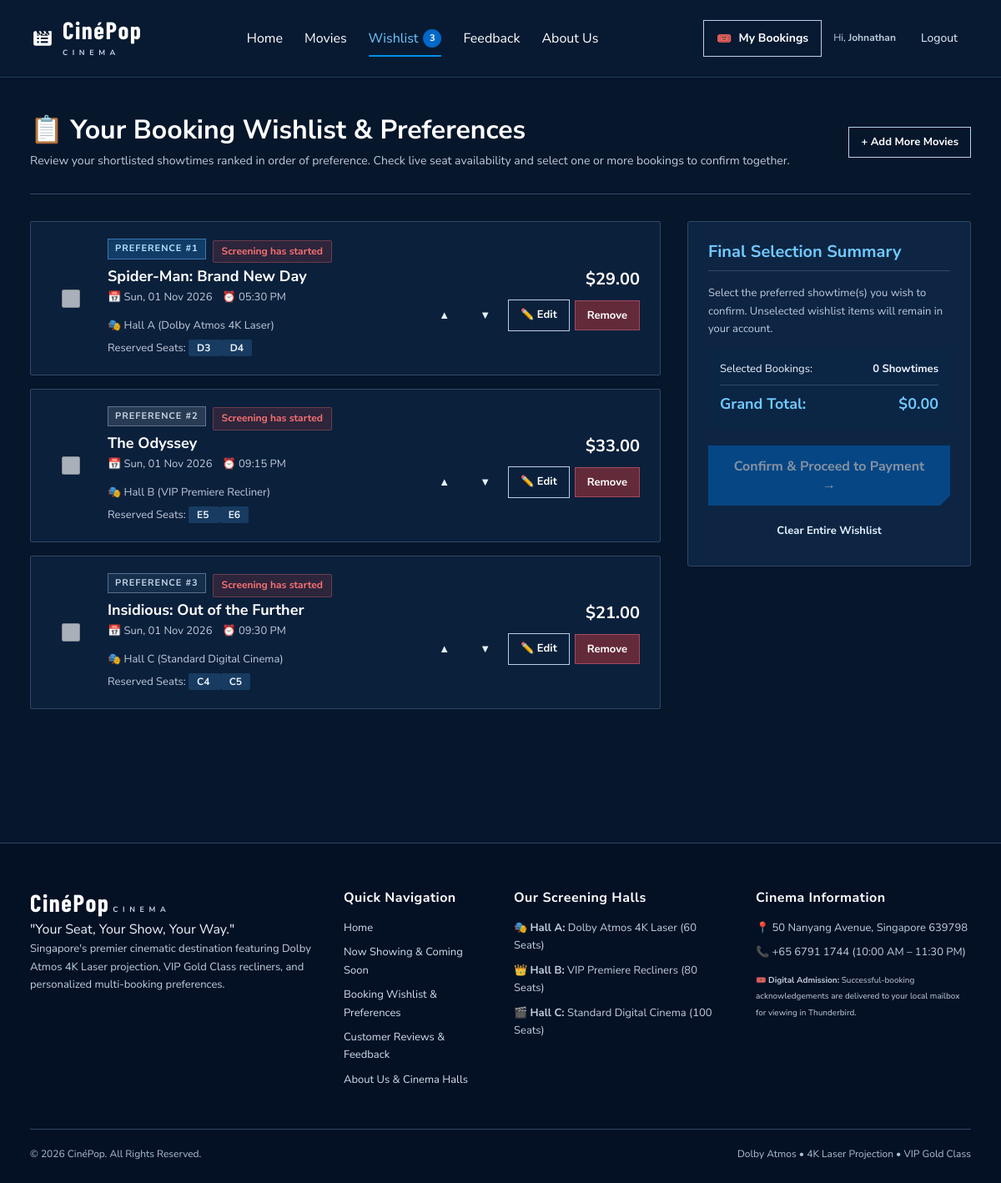
Page /wishlist.php (signed in) on the committed database.
### tables this page shows
CREATE TABLE `screenings` (
  `screening_id` INT AUTO_INCREMENT PRIMARY KEY,
  `movie_id` INT NOT NULL,
  `hall_id` INT NOT NULL,
  `screening_date` DATE NOT NULL,
  `screening_time` TIME NOT NULL,
  CONSTRAINT `fk_screenings_movie` FOREIGN KEY (`movie_id`) REFERENCES `movies` (`movie_id`) ON DELETE CASCADE,
  CONSTRAINT `fk_screenings_hall` FOREIGN KEY (`hall_id`) REFERENCES `halls` (`hall_id`) ON DELETE CASCADE
);

CREATE TABLE `booking_wishlist` (
  `wishlist_id` INT AUTO_INCREMENT PRIMARY KEY,
  `user_id` INT NOT NULL,
  `screening_id` INT NOT NULL,
  `selected_seats` VARCHAR(255) NOT NULL,  
  `preference_rank` INT NOT NULL DEFAULT 1,  
  `estimated_total` DECIMAL(8,2) NOT NULL,
  `added_at` DATETIME DEFAULT CURRENT_TIMESTAMP,
  CONSTRAINT `fk_wishlist_user` FOREIGN KEY (`user_id`) REFERENCES `users` (`user_id`) ON DELETE CASCADE,
  CONSTRAINT `fk_wishlist_screening` FOREIGN KEY (`screening_id`) REFERENCES `screenings` (`screening_id`) ON DELETE CASCADE
);

CREATE TABLE `movies` (
  `movie_id` INT AUTO_INCREMENT PRIMARY KEY,
  `title` VARCHAR(150) NOT NULL,
  `synopsis` TEXT NOT NULL,
  `genre` VARCHAR(100) NOT NULL,
  `duration_minutes` INT NOT NULL,
  `rating` VARCHAR(10) NOT NULL,  
  `director` VARCHAR(100) NOT NULL,
  `cast` VARCHAR(255) NOT NULL,
  `poster_image` VARCHAR(255) NOT NULL,
  `backdrop_image` VARCHAR(255) DEFAULT '',
  `trailer_url` VARCHAR(255) DEFAULT '',
  `status` ENUM('now_showing', 'coming_soon') DEFAULT 'now_showing',
  `release_date` DATE NOT NULL,
  `created_at` DATETIME DEFAULT CURRENT_TIMESTAMP
);

CREATE TABLE `halls` (
  `hall_id` INT AUTO_INCREMENT PRIMARY KEY,
  `hall_name` VARCHAR(50) NOT NULL,
  `experience_type` VARCHAR(50) NOT NULL DEFAULT 'Dolby Atmos',
  `total_rows` INT NOT NULL,
  `seats_per_row` INT NOT NULL,
  `premium_row_start` INT NOT NULL,  
  `standard_price` DECIMAL(6,2) NOT NULL DEFAULT 10.50,
  `premium_price` DECIMAL(6,2) NOT NULL DEFAULT 14.50
);

### includes/auth.php (called while the page is built, shortened)
<?php
function getCurrentUserId() {
    return $_SESSION['user_id'] ?? null;
}
?>

### wishlist.php (the view, shortened to what this page needs)
<?php
require_once __DIR__ . '/includes/db_connect.php';
require_once __DIR__ . '/includes/auth.php';
$userId = getCurrentUserId();
$wSql = "
    SELECT w.wishlist_id, w.selected_seats, w.preference_rank, w.estimated_total, w.added_at,
           s.screening_id, s.screening_date, s.screening_time,
           m.movie_id, m.title AS movie_title, m.rating, m.poster_image,
           h.hall_name, h.experience_type
    FROM booking_wishlist w
    JOIN screenings s ON w.screening_id = s.screening_id
    JOIN movies m ON s.movie_id = m.movie_id
    JOIN halls h ON s.hall_id = h.hall_id
    WHERE w.user_id = ?
    ORDER BY w.preference_rank ASC, w.added_at DESC
";
$wStmt = $conn->prepare($wSql);
$wStmt->bind_param("i", $userId);
$wStmt->execute();
$wishlistItems = $wStmt->get_result();
require_once __DIR__ . '/includes/header.php';
?>
<div class="wishlist-hero">
    <div style="display: flex; justify-content: space-between; align-items: center; flex-wrap: wrap; gap: 16px;">
        <div>
            <h1 style="font-size: 32px; margin-bottom: 6px; color: var(--color-primary-light);">
                📋 Your Booking Wishlist & Preferences
            </h1>
            <p style="color: var(--color-text-muted); font-size: 14px; margin: 0;">
                Review your shortlisted showtimes ranked in order of preference. Check live seat availability and select one or more bookings to confirm together.
            </p>
        </div>
        <a href="movies.php" class="btn btn--outline btn--sm">
            + Add More Movies
        </a>
    </div>
</div>
<?php if ($wishlistItems->num_rows > 0): ?>
    <form method="POST" action="confirmation.php?mode=wishlist" id="wishlistConfirmForm"><?= csrfField() ?>
        <div class="booking-layout">
            <div class="wishlist-cards-list">
                <?php
                $itemIndex = 0;
                while ($item = $wishlistItems->fetch_assoc()):
                    $itemIndex++;
                    $wishlistId = (int)$item['wishlist_id'];
                    $screeningId = (int)$item['screening_id'];
                    $seatsArr = explode(',', $item['selected_seats']);
                    $takenSeats = [];
                    $hasStarted = strtotime($item['screening_date'].' '.$item['screening_time']) <= time();
                    $isFullyAvailable = !$hasStarted && (count($takenSeats) === 0);
                    $isPartiallyAvailable = (count($takenSeats) > 0 && count($takenSeats) < count($seatsArr));
                    $rankClass = ($item['preference_rank'] == 1) ? 'rank-1' : (($item['preference_rank'] == 2) ? 'rank-2' : 'rank-3');
                ?>
                    <div class="wishlist-card <?php echo $isFullyAvailable ? 'is-selected' : ''; ?>" id="card_<?php echo $wishlistId; ?>">
                        <div class="wishlist-checkbox-wrap">
                            <input type="checkbox"
                                   name="selected_wishlist_ids[]"
                                   value="<?php echo $wishlistId; ?>"
                                   class="wishlist-checkbox"
                                   data-price="<?php echo (float)$item['estimated_total']; ?>"
                                   data-available="<?php echo $isFullyAvailable ? '1' : '0'; ?>"
                                   <?php echo ($isFullyAvailable && $itemIndex === 1) ? 'checked' : ($isFullyAvailable ? 'checked' : 'disabled'); ?>>
                        </div>
                        <div>
                            <div style="display: flex; align-items: center; gap: 8px; margin-bottom: 4px;">
                                <span class="wishlist-rank-badge <?php echo $rankClass; ?>">
                                    Preference #<?php echo (int)$item['preference_rank']; ?>
                                </span>
                                <?php if ($isFullyAvailable): ?>
                                    <span class="status-badge status-badge--success">🟢 100% Available</span>
                                <?php elseif ($isPartiallyAvailable): ?>
                                    <span class="status-badge status-badge--warning">🟡 Partially Available (<?php echo implode(', ', $takenSeats); ?> booked)</span>
                                <?php else: ?>
                                    <span class="status-badge status-badge--danger"><?= $hasStarted ? 'Screening has started' : 'Unavailable (Seats taken)' ?></span>
                                <?php endif; ?>
                            </div>
                            <h3 class="wishlist-movie-title">
                                <?php echo htmlspecialchars($item['movie_title']); ?>
                            </h3>
                            <div class="wishlist-meta">
                                <span>📅 <?php echo date('D, d M Y', strtotime($item['screening_date'])); ?></span>
                                <span>⏰ <?php echo date('h:i A', strtotime($item['screening_time'])); ?></span>
                                <span>🎭 <?php echo htmlspecialchars($item['hall_name']); ?> (<?php echo htmlspecialchars($item['experience_type']); ?>)</span>
                            </div>
                            <div style="font-size: 13px; color: var(--color-text-muted);">
                                <span>Reserved Seats: </span>
                                <?php foreach ($seatsArr as $s): ?>
                                    <span class="pill-tag" style="background:#173b61; color:var(--color-primary-light); font-weight:bold;">
                                        <?php echo htmlspecialchars($s); ?>
                                    </span>
                                <?php endforeach; ?>
                            </div>
                        </div>
                        <div class="wishlist-actions">
                            <span class="wishlist-price">$<?php echo number_format($item['estimated_total'], 2); ?></span>
                            <div class="wishlist-btn-row">
                                <button type="submit" form="wishlistAction<?= $wishlistId ?>" name="action" value="move_up" class="btn btn--ghost btn--sm" title="Increase Preference Rank">▲</button>
                                <button type="submit" form="wishlistAction<?= $wishlistId ?>" name="action" value="move_down" class="btn btn--ghost btn--sm" title="Decrease Preference Rank">▼</button>
                                <a href="booking.php?screening_id=<?php echo $screeningId; ?>&wishlist_id=<?= $wishlistId ?>" class="btn btn--outline btn--sm" title="Modify Seats">✏️ Edit</a>
                                <button type="submit" form="wishlistAction<?= $wishlistId ?>" name="action" value="remove" class="btn btn--danger btn--sm" title="Remove">Remove</button>
                            </div>
                        </div>
                    </div>
                <?php endwhile; ?>
            </div>
            <div class="form-card" style="max-width: 100%; margin: 0; padding: 24px; position: sticky; top: 90px;">
                <h3 style="font-size: 20px; color: var(--color-primary-light); margin-bottom: 16px; border-bottom: 1px solid var(--color-border); padding-bottom: 10px;">
                    Final Selection Summary
                </h3>
                <p style="font-size: 13px; color: var(--color-text-muted); margin-bottom: 12px;">
                    Select the preferred showtime(s) you wish to confirm. Unselected wishlist items will remain in your account.
                </p>
                <div style="background: #0b2544; border-radius: var(--radius-sm); padding: 14px; margin-bottom: 20px; font-size: 13px;">
                    <div style="display: flex; justify-content: space-between; margin-bottom: 6px;">
                        <span>Selected Bookings:</span>
                        <strong id="selectedCountDisplay">0</strong>
                    </div>
                    <div style="display: flex; justify-content: space-between; border-top: 1px solid var(--color-border); padding-top: 8px; margin-top: 8px; font-size: 18px; color: var(--color-primary-light);">
                        <strong>Grand Total:</strong>
                        <strong id="selectedGrandTotal" style="font-family: var(--font-heading);">$0.00</strong>
                    </div>
                </div>
                <button type="submit" id="confirmWishlistBtn" class="btn btn--primary btn--block btn--lg" style="margin-bottom: 12px;">
                    Confirm & Proceed to Payment &rarr;
                </button>
                <button type="submit" form="wishlistClear" name="action" value="clear" class="btn btn--ghost btn--block btn--sm">Clear Entire Wishlist</button>
            </div>
        </div>
    </form>
<?php endif; ?>
<?php
require_once __DIR__ . '/includes/footer.php';
?>

### css/cinema-theme.css (style rules this page uses)
:root { --color-bg-base:#06162b; --color-bg-surface:#0b203b; --color-bg-card:#0d2543; --color-bg-card-hover:#123457; --color-bg-glass:#0d2543; --color-bg-elevated:#173b61; --color-primary:#0068c8; --color-primary-light:#70c9ff; --color-primary-dark:#0054a5; --color-primary-glow:transparent; --color-text-main:#fff; --color-text-body:#edf3fb; --color-text-muted:#bdcbdc; --color-text-dim:#b0c1d5; --color-border:#304865; --color-border-glass:#304865; --color-border-active:#70c9ff; --font-heading:'Nunito Sans',Arial,sans-serif; --font-body:'Nunito Sans',Arial,sans-serif; --radius-sm:0; --radius-md:2px; --radius-lg:4px; --shadow-card:none; --shadow-glow:none; }
html { scroll-behavior:smooth; scrollbar-color:#527598 #06162b; }
body { background:#06162b; font-size:16px; line-height:1.65; overflow-x:clip; }
h1,h2,h3,h4 { letter-spacing:0; line-height:1.2; }
h1 { font-size:clamp(30px,3.2vw,42px); font-weight:800; }
a { text-underline-offset:5px; }
input,select,textarea { caret-color:#0068c8; accent-color:#0068c8; }
.btn { border-radius:0; font-size:15px; min-height:44px; padding:11px 23px; font-weight:700; box-shadow:none; transition:background .18s,color .18s,border-color .18s; }
.btn--primary { background:#0068c8; color:white; border-color:#0068c8; clip-path:polygon(0 0,100% 0,100% calc(100% - 12px),calc(100% - 12px) 100%,0 100%); }
.btn--outline { border-color:#b7d0ea; color:white; background:transparent; }
.btn--ghost { background:transparent; border-color:transparent; color:#e5f2ff; }
.btn--danger { background:#632a3a; color:#fff; border-color:#a04a61; }
.btn--sm { min-height:36px; font-size:13px; padding:7px 14px; }
.btn--lg { min-height:50px; padding:13px 27px; font-size:16px; }
.pill-tag { border-radius:2px; background:#173b61; }
.form-card { background:#0d2543; border:1px solid #304865; border-radius:3px; box-shadow:none; }
.status-badge { border-radius:2px; }
.wishlist-hero { background:none; border:0; border-bottom:1px solid #304865; padding:0 0 28px; border-radius:0; }
.wishlist-hero h1 { color:#fff !important; }
.wishlist-card { border-radius:2px; background:#0b203b; box-shadow:none; }
.wishlist-price { color:#fff; font-family:var(--font-body); }
.rank-1 { color:#b7e6ff; background:#123c67; border-color:#3977b0; }
.rank-3 { color:#c7d5e7; background:#152e4c; border-color:#55718e; }
.pill-tag[style*="background"] { color:#edf3fb !important; }

### rows in the picture
booking_wishlist: preference_rank "1", movies.title "Spider-Man: Brand New Day", screening.screening_date "Sun, 01 Nov 2026", screening.screening_time "05:30 PM", halls.hall_name "Hall A", halls.experience_type "Dolby Atmos 4K Laser", selected_seats "D3", selected_seats "D4", estimated_total "29.00"
booking_wishlist: preference_rank "2", movies.title "The Odyssey", screening.screening_date "Sun, 01 Nov 2026", screening.screening_time "09:15 PM", halls.hall_name "Hall B", halls.experience_type "VIP Premiere Recliner", selected_seats "E5", selected_seats "E6", estimated_total "33.00"
booking_wishlist: preference_rank "3", movies.title "Insidious: Out of the Further", screening.screening_date "Sun, 01 Nov 2026", screening.screening_time "09:30 PM", halls.hall_name "Hall C", halls.experience_type "Standard Digital Cinema", selected_seats "C4", selected_seats "C5", estimated_total "21.00"

### other values in the picture
$wishlistCount "3"
explode(' ', getCurrentUserName())[0] "Johnathan"
